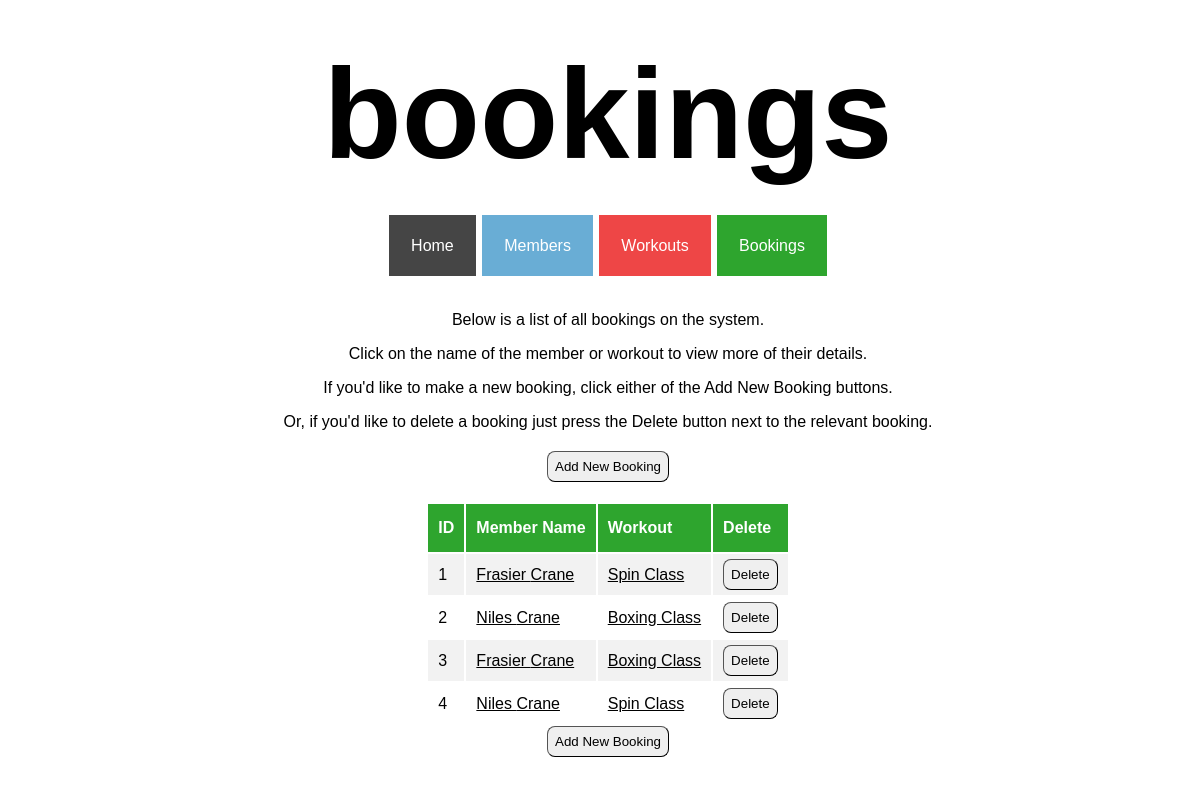
Screenshot of /bookings with the database file from the repository.
### tables this page shows
CREATE TABLE members (
    id INTEGER PRIMARY KEY AUTOINCREMENT,
    first_name VARCHAR,
    last_name VARCHAR,
    dob DATE,
    active BOOLEAN
);

CREATE TABLE workouts (
    id INTEGER PRIMARY KEY AUTOINCREMENT,
    name VARCHAR,
    date DATE,
    description TEXT,
    duration INTEGER,
    capacity INTEGER,
    capacity_filled INTEGER
);

### controllers/booking_controller.py (the view)
@bookings_blueprint.route("/bookings")
def bookings():
    route_name = "bookings"
    bookings = booking_repository.select_all()
    return render_template("bookings/index.html", route_name=route_name, bookings=bookings)

### db/run_sql.py (called while the page is built)
def get_db():
    path = os.path.dirname(os.path.abspath(__file__))
    db = os.path.join(path, "gym_db.db")
    conn = sqlite3.connect(db)
    conn.execute("PRAGMA foreign_keys = 1")
    conn.row_factory = sqlite3.Row
    return conn

def run_sql(sql, values = []):
    db = get_db()
    cursor = db.cursor()
    cursor.execute(sql, values)
    results = cursor.fetchall()
    db.commit()
    db.close()
    return results

### repositories/booking_repository.py (called while the page is built)
def select_all():
    bookings = []
    sql = "SELECT * FROM bookings"
    results = run_sql(sql)
    for row in results:
        member = member_repository.select(row['member_id'])
        workout = workout_repository.select(row['workout_id'])
        booking = Booking(member, workout, row['id'])
        bookings.append(booking)
    return bookings

### repositories/member_repository.py (called while the page is built)
def select(id):
    member = None
    sql = "SELECT * FROM members WHERE id = ?"
    values = [id]
    result = run_sql(sql, values)[0]
    if result is not None:
        member = Member(result['first_name'], result['last_name'], result['dob'], result['active'], result['id'])
    return member

### repositories/workout_repository.py (called while the page is built)
def select(id):
    workout = None
    sql = "SELECT * FROM workouts where id = ?"
    values = [id]
    result = run_sql(sql, values)[0]
    if result is not None:
        workout = Workout(result['name'], result['date'], result['description'], result['duration'], result['capacity'], result['capacity_filled'], result['id'])
    return workout

### templates/bookings/index.html
{% extends 'base.html'%}
{% block content %}
<div class="index_page_container">
    <p>Below is a list of all bookings on the system.</p>
    <p>Click on the name of the member or workout to view more of their details.</p>
    <p>If you'd like to make a new booking, click either of the Add New Booking buttons.</p>
    <p>Or, if you'd like to delete a booking just press the Delete button next to the relevant booking.</p>
    <button class="index_page_button" id="index_page_top_button">
        <a class="index_page_link" href="/bookings/create">Add New Booking</a>
    </button>
    <table class="index_table">
        <tr class="index_table_headers" id="index_table_headers_bookings">
            <th>ID</th>
            <th>Member Name</th>
            <th>Workout</th>
            <th>Delete</th>
        </tr>
        {% for booking in bookings %}
        <tr class="index_table_content">
        <td>{{booking.id}}</td>
        <td><a class="index_page_link" id="index_page_link_bookings" href="/members/{{booking.member.id}}">{{booking.member.first_name}} {{booking.member.last_name}}</a></td>
        <td><a class="index_page_link" id="index_page_link_bookings" href="/workouts/{{booking.workout.name}}">{{booking.workout.name}}</a></td>
        <td>
            <form action="/bookings/{{booking.id}}/delete" method="POST">
                <button class="index_page_button">Delete</button>
            </form>
        </td>
        {% endfor %}
    </table>
    <button class="index_page_button" id="index_page_button_bottom">
        <a class="index_page_link" href="/bookings/create">Add New Booking</a>
    </button>
</div>
{% endblock %}

### static/style.css (style rules this page uses)
body { font-family: Verdana, Geneva, Tahoma, sans-serif; height: 100%; width: 100%; }

### static/index_pages.css (style rules this page uses)
.index_page_container { display: flex; flex-direction: column; align-items: center; justify-content: center; margin: 40px auto; }
.index_page_container > p { margin-bottom: 0px; }
.index_table { width: auto; text-align: left; }
.index_table_headers { background-color: #69add5; color: white; }
#index_table_headers_bookings { background-color: #2ea52e; }
.index_table_headers > th { padding: 15px 10px; }
.index_table_content > td { padding: 5px 10px; }
.index_table_content:nth-child(even) { background-color: #f2f2f2; }
.index_page_button { padding: 7px; border-radius: 8px; border-width: 1px; }
.index_page_link { color: #000000; text-decoration: none; }
#index_page_link_bookings { text-decoration: underline; }
#index_page_top_button { margin-top: 20px; margin-bottom: 20px; }

### rows the page displays
members: member.first_name "Frasier" "Frasier", member.last_name "Crane" "Crane"
workouts: workout.name "Spin Class" "Spin Class"
members: member.first_name "Niles" "Niles", member.last_name "Crane" "Crane"
workouts: workout.name "Boxing Class" "Boxing Class"

### other values shown
{{ route_name }} "bookings"
{{ booking.id }} "1" "2" "3" "4"
